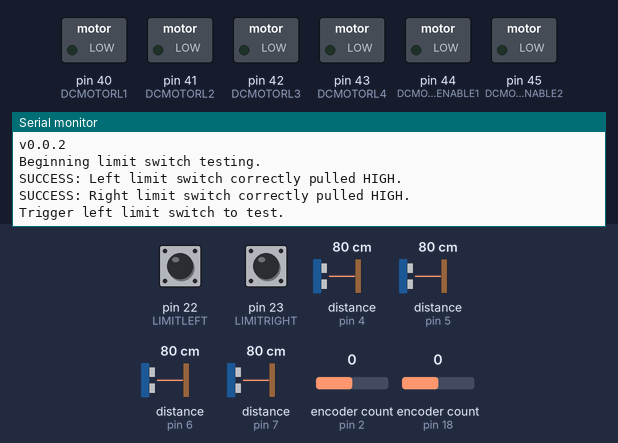
Simulated run of this sketch. Board: Arduino Mega 2560, built with avr-gcc and run on an emulated ATmega2560. Shown: switched loads named in the sketch (green lamp = pin HIGH), the last lines printed to the serial monitor. The inputs (shaded band) are chosen by the test bench; at power-on: distance to the obstacle (sensors on pin 4, pin 5, pin 6, pin 7) 80 cm, pin 22 (LIMITLEFT) HIGH, pin 23 (LIMITRIGHT) HIGH, encoder count (sensors on pin 2, pin 18) 0. The echo pulse lasts 58.3 µs per cm.

Above: at 1.3 s.
1.4 s: distance to the obstacle (sensor on pin 4) set to 250 cm
At 3.3 s:
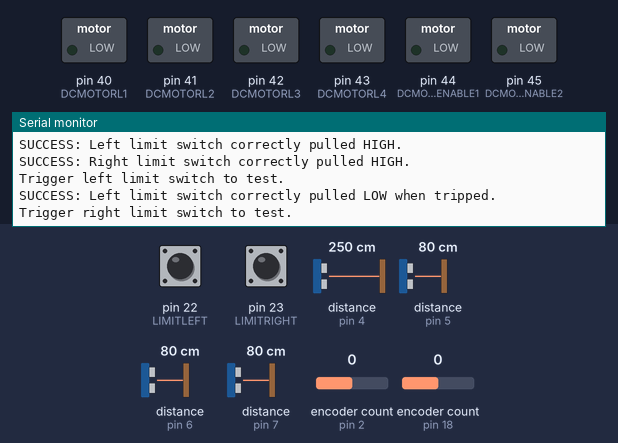
4.3 s: distance to the obstacle (sensor on pin 5) set to 250 cm
At 6.6 s:
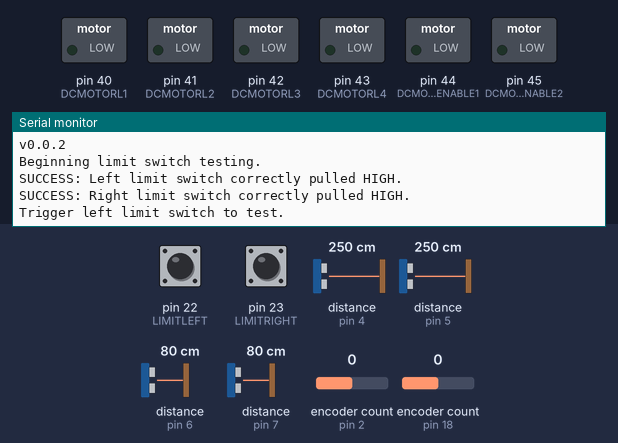
6.8 s: distance to the obstacle (sensor on pin 6) set to 250 cm
At 10.0 s:
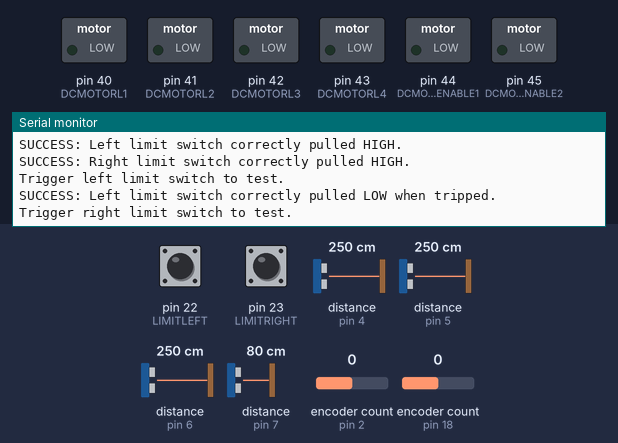
14.9 s: distance to the obstacle (sensor on pin 7) set to 250 cm
At 18.4 s:
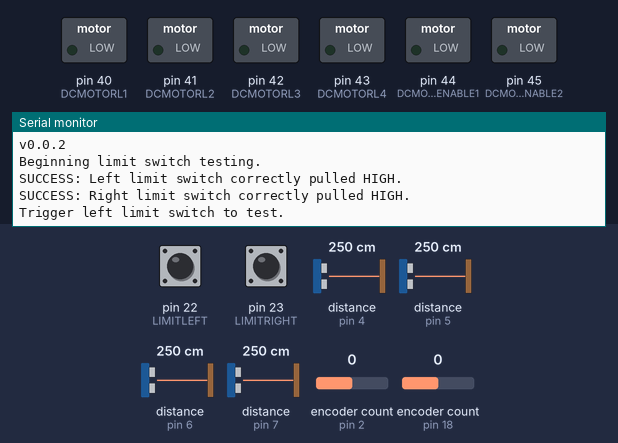

The sketch:

windchill_test.ino
```cpp
/*
   windchill_test.ino

   Windchill Testing Harness
   Manual Testing on Hardware to determine  easily detectable hardware faults, if any
   Testing results conducted with Serial Outputs
   Hardware: Arduino Mega 2560
*/


#include <PID_v1.h> // PID Library
#include <Encoder.h> // Encoder Library
#include <NewPing.h> // Ultrasonic Distance Sensor Library
#include <SoftwareSerial.h> // Software Serial Library
#include <Wire.h> // Serial Communication Library
#include <Adafruit_Sensor.h> // Adafruit Unified Sensor Library
#include <Adafruit_BNO055.h> // Adafruit BNO055 IMU Library
#include <stdlib.h> // C++ stdlib
#include <string.h> // string library


#define CODE_VERSION "v0.0.2"

// comment out #define DEBUG to disable debug printing
#define TESTPRINT
#ifdef TESTPRINT
// switch lines to change serial printing to bluetooth printing
  #define PRINT(x) Serial.println(x)
//#define PRINT(x) bluetooth.println(x)
#else
  #define PRINT(x)
#endif

// analog input pins
#define SPEED A0 // potentiometer controlling how fast to run the device
#define SENSOR1 A1
#define SENSOR2 A2
#define SENSOR3 A3
#define SENSOR4 A4
#define SENSOR5 A5
#define SENSOR6 A6
#define SENSOR7 A7
#define SENSOR8 A8
#define SENSOR9 A9
#define SENSOR10 A10
#define SENSOR11 A11
#define SENSOR12 A12
#define SENSOR13 A13
#define SENSOR14 A14
#define SENSOR15 A15

// digital pins
#define PIN0 0 // RX0 & USB TO TTL
#define PIN1 1 // TX0 & USB TO TTL
#define DCMOTORENCODER1CHA 2 // INT0 & PWM
#define DCMOTORENCODER1CHB 3 // INT1 & PWM
#define ULTRA1 4 // PWM - ultrasonic distance 1 trigger
#define ULTRA2 5 // PWM - ultrasonic distance 1 echo
#define ULTRA3 6 // PWM - ultrasonic distance 2 trigger
#define ULTRA4 7 // PWM - utlrasonic distance 2 echo
#define PIN8 8 // PWM - ultrasonic distance 3 triggger
#define PIN9 9 // PWM - ultrasonic distance 3 echo
#define PIN10 10 // PWM - ultrasonic distance 4 trigger
#define PIN11 11 // PWM - ultrasonic distance 4 echo
#define PIN12 12 // PWM
#define PIN13 13 // LED & PWM
#define PIN14 14 // TX3
#define PIN15 15 // RX3
#define PIN16 16 // TX2
#define PIN17 17 // RX2
#define DCMOTORENCODER2CHA 18// TX1 & INT5 - dc motor encoder 1 channel a
#define DCMOTORENCODER2CHB 19 // RX1 & INT4 - dc motor encoder 1 channel b
#define IMU1 20 // INT3 - dc motor encoder 2 channel a
#define IMU2 21 // INT2 - dc motor encoder 2 channel b
#define LIMITLEFT 22 // limit switch front 1
#define LIMITRIGHT 23 // limit switch front 2
#define PIN24 24 // limit switch left 1
#define PIN25 25 // limit switch left 2
#define PIN26 26 // limit switch right 1
#define PIN27 27 // limit switch right 2
#define PIN28 28 // limit switch rear 1
#define PIN29 29 // limit switch rear 2
#define PIN30 30
#define POWER3V 31
#define POWER5V 32
#define POWER12V 33
#define PIN34 34
#define PIN35 35
#define BLUETOOTHRX 36 // bluetooth RX, RX-I pin
#define BLUETOOTHTX 37 // bluetooth TX, TX-O pin
#define PIN38 38
#define PIN39 39
#define DCMOTORL1 40 // dc motor 1 direction 1
#define DCMOTORL2 41 // dc motor 1 direction 2
#define DCMOTORL3 42 // dc motor 2 direction 1
#define DCMOTORL4 43 // dc motor 2 direction 2
#define DCMOTORENABLE1 44 // PWM - dc motor 1 enable pin
#define DCMOTORENABLE2 45 // PWM - dc motor 2 enable pin
#define PIN46 46 // PWM
#define PIN47 47
#define PIN48 48
#define PIN49 49
#define PIN50 50
#define PIN51 51
#define PIN52 52
#define PIN53 53
#define PIN54 54
#define PIN55 55

// device dimensions
#define DEVICE_X 32 // max x dimension of the device in [cm]
#define DEVICE_Y 32 // max y dimension of the device in [cm]

// device constants
#define DCENCODERREVOLUTION 4741.44 // encoder ticks per revolution
#define WHEELRAD 1 // radius of the wheels in [in]

// sensor constants
#define ULTRAMAXDISTANCE 200 // max distance ofultrasonic in [cm]

// calibration Settings
#define ULTRACALREADINGS 100 // number of readings taken for calibration
#define ULTRACALDELAY 50 // millisecond delay between readings due to hardware limitation

// macros to define dc motors
#define DCLEFT 0
#define DCRIGHT 1

// macros to define motor direction
#define FORWARD 1
#define BACKWARD -1

// macros to define cardination directions
#define FRONT 0
#define LEFT 1
#define RIGHT 2
#define REAR 3

// defines orientation axes
#define X_AXIS 0
#define Y_AXIS 1
#define Z_AXIS 2

// state machine variables
void (*state)(void); // current state of the machine
void (*savestate)(void); // saved state for returning to a state
boolean same_state;
// position of the device relative to bottom left corner
double position_x; // [m]
double position_y; // [m]
// maximum coordinates of the system
double max_x; // [m]
double max_y; // [m]

// encoder data objects
Encoder dcmotorenc1(DCMOTORENCODER1CHA, DCMOTORENCODER1CHB);
Encoder dcmotorenc2(DCMOTORENCODER2CHA, DCMOTORENCODER2CHB);
int32_t prevenc1; // previous encoder 1 position reading
int32_t prevenc2; // previous encoder 2 position reading
double prevvel1; // previous encoder 1 velocity reading
double prevvel2; // previous encoder 2 velocity reading

// ultrasonic distance data objects
NewPing frontdistance(ULTRA1, ULTRA1, ULTRAMAXDISTANCE);
NewPing leftdistance(ULTRA2, ULTRA2, ULTRAMAXDISTANCE);
NewPing rightdistance(ULTRA3, ULTRA3, ULTRAMAXDISTANCE);
NewPing reardistance(ULTRA4, ULTRA4, ULTRAMAXDISTANCE);

// time values
unsigned long prevtime; // previous time, used for velocity calculations

// PID values for dc motor 1
double dcsetpoint1; // setpoint
double dcinput1; // input value
double dcoutput1; // output PWM value
// PID constants dc motor 1
double kp1 = 10.0;
double ki1 = 0.0;
double kd1 = 0.0;
// PID values for dc motor 2
double dcsetpoint2; // setpoint
double dcinput2; // input value
double dcoutput2; // output PWM value
// PID constants for dc motor 2
double kp2 = 10.0;
double ki2 = 0.0;
double kd2 = 0.0;

// PID objects
PID dcmotorpid1(&dcinput1, &dcoutput1, &dcsetpoint1, kp1, ki1, kd1, DIRECT);
PID dcmotorpid2(&dcinput2, &dcoutput2, &dcsetpoint2, kp2, ki2, kd2, DIRECT);

// Bluetooth object
SoftwareSerial bluetooth(BLUETOOTHTX, BLUETOOTHRX);

// IMU object
Adafruit_BNO055 bno = Adafruit_BNO055(55);
sensors_event_t event;

// initializes the system
void setup() {
  // sets initial state to test state
  state = &test;

  // begin serial
  Serial.begin(9600);

  // configures and starts bluetooth
  bluetooth.begin(115200);  // The Bluetooth Mate defaults to 115200bps
  bluetooth.print("$");  // Print three times individually to enter command mode
  bluetooth.print("$");
  bluetooth.print("$");  // Enter command mode
  delay(100);  // Short delay, wait for the Mate to send back CMD
  bluetooth.println("U,9600,N");  // Temporarily Change the baudrate to 9600, no parity
  // 115200 can be too fast at times for NewSoftSerial to relay the data reliably
  bluetooth.begin(9600);  // Start bluetooth serial at 9600

  // dc motor output pins
  pinMode(DCMOTORENABLE1, OUTPUT);
  pinMode(DCMOTORENABLE2, OUTPUT);
  pinMode(DCMOTORL1, OUTPUT);
  pinMode(DCMOTORL2, OUTPUT);
  pinMode(DCMOTORL3, OUTPUT);
  pinMode(DCMOTORL4, OUTPUT);

  // limit switch input pins
  // HIGH when not triggered, LOW when triggered
  pinMode(LIMITLEFT, INPUT_PULLUP);
  pinMode(LIMITRIGHT, INPUT_PULLUP);
}


/*
 * runs the current state of the system
 */
void loop() {
  (*state)();
}

void test() {
  test_print();
  test_limit();
  test_ultra();
  test_imu();
}

void test_print() {
  PRINT("Team I : World Wide Window Washers");
  PRINT("Windchill Testing");
  PRINT(CODE_VERSION);
  PRINT("");
}

void test_limit() {
  PRINT("Beginning limit switch testing.");

  if (digitalRead(LIMITLEFT) == HIGH) {
    PRINT("SUCCESS: Left limit switch correctly pulled HIGH.");
  }
  else {
    PRINT("ERROR: Left limit switch incorrectly pulled LOW.");
  }
  if (digitalRead(LIMITRIGHT) == HIGH) {
    PRINT("SUCCESS: Right limit switch correctly pulled HIGH.");
  }
  else {
    PRINT("ERROR: Left limit switch incorrectly pulled LOW.");
  }

  PRINT("Trigger left limit switch to test.");
  delay(2500);
  if (digitalRead(LIMITLEFT) == HIGH) {
    PRINT("SUCCESS: Left limit switch correctly pulled LOW when tripped.");
  }
  else {
    PRINT("ERROR: Left limit switch incorrectly pulled HIGH when tripped.");
  }

  PRINT("Trigger right limit switch to test.");
  delay(2500);
  if (digitalRead(LIMITRIGHT) == HIGH) {
    PRINT("SUCCESS: Right limit switch correctly pulled LOW when tripped.");
  }
  else {
    PRINT("ERROR: Right limit switch incorrectly pulled HIGH when tripped.");
  }

  PRINT("Limit switch testing complete.");
}

void test_ultra() {
  PRINT("Beginning ultrasonic sensor testing.");

  if (frontdistance.ping() != 0) {
    PRINT("SUCCESS: Front ultrasonic reading:");
    PRINT(frontdistance.ping());
  }
  else {
    PRINT("ERROR: Front ultrasonic not reading.");
  }

  if (leftdistance.ping() != 0) {
    PRINT("SUCCESS: Left ultrasonic reading:");
    PRINT(leftdistance.ping());
  }
  else {
    PRINT("ERROR: Left ultrasonic not reading.");
  }

  if (rightdistance.ping() != 0) {
    PRINT("SUCCESS: Right ultrasonic reading:");
    PRINT(rightdistance.ping());
  }
  else {
    PRINT("ERROR: Right ultrasonic not reading.");
  }

  if (reardistance.ping() != 0) {
    PRINT("SUCCESS: Rear ultrasonic reading:");
    PRINT(reardistance.ping());
  }
  else {
    PRINT("ERROR: Rear ultrasonic not reading.");
  }

  PRINT("Ultrasonic sensor testing complete.");
}

void test_imu() {
  PRINT("Beginning IMU testing.");

  if (bno.begin()) {
    PRINT("SUCCESS: IMU connected.");
  }
  else {
    PRINT("ERROR: IMU not connected.");
  }

  PRINT("IMU testing complete.");
}
```

Measured:
- after the input at 4.3 s, the serial monitor: prints a new line after 1.2 s (image 2)
- after the input at 14.9 s, the serial monitor: prints a new line after 1.9 s (image 4)
